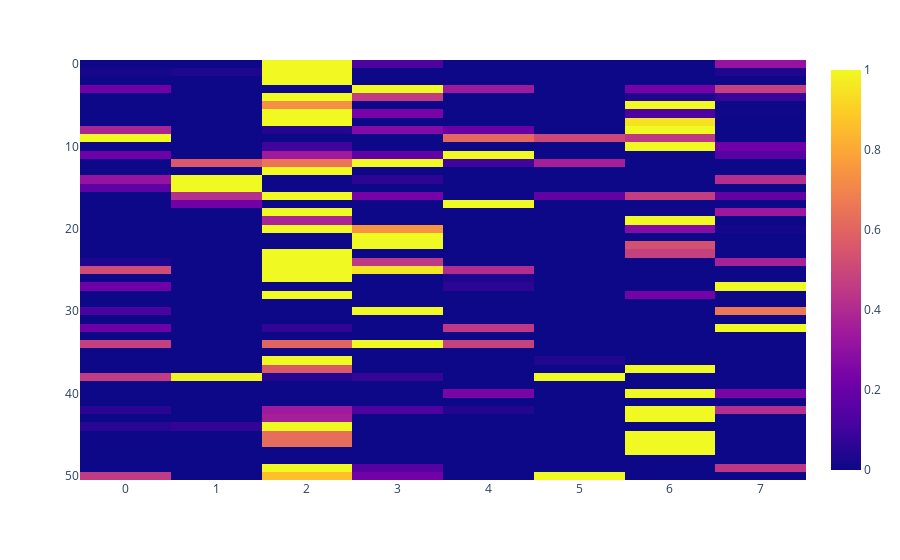

Notebook code for this chart:
### Code cell
# 0.59 threshold fraction
# the appearance has not qualitatively change much from 0.5
# significantly different than 0.2, however
fig = px.imshow(mi_animation_arr[39], aspect='auto')
fig.show()

### Figure 1 — Plotly figure (JSON) as saved in the notebook; plotly's stock layout.template omitted (floating-point values rounded to 4 significant figures; data arrays with more than 128 entries replaced by an {"elided": "..."} marker saying what was removed)
{"data": [{"coloraxis": "coloraxis", "hovertemplate": "x: %{x}<br>y: %{y}<br>color: %{z}<extra></extra>", "name": "0", "type": "heatmap", "xaxis": "x", "yaxis": "y", "z": {"elided": "51x8 float values"}}], "layout": {"coloraxis": {"colorscale": [[0, "#0d0887"], [0.1111, "#46039f"], [0.2222, "#7201a8"], [0.3333, "#9c179e"], [0.4444, "#bd3786"], [0.5556, "#d8576b"], [0.6667, "#ed7953"], [0.7778, "#fb9f3a"], [0.8889, "#fdca26"], [1, "#f0f921"]]}, "margin": {"t": 60}, "xaxis": {"anchor": "y", "domain": [0, 1]}, "yaxis": {"anchor": "x", "autorange": "reversed", "domain": [0, 1]}}}
